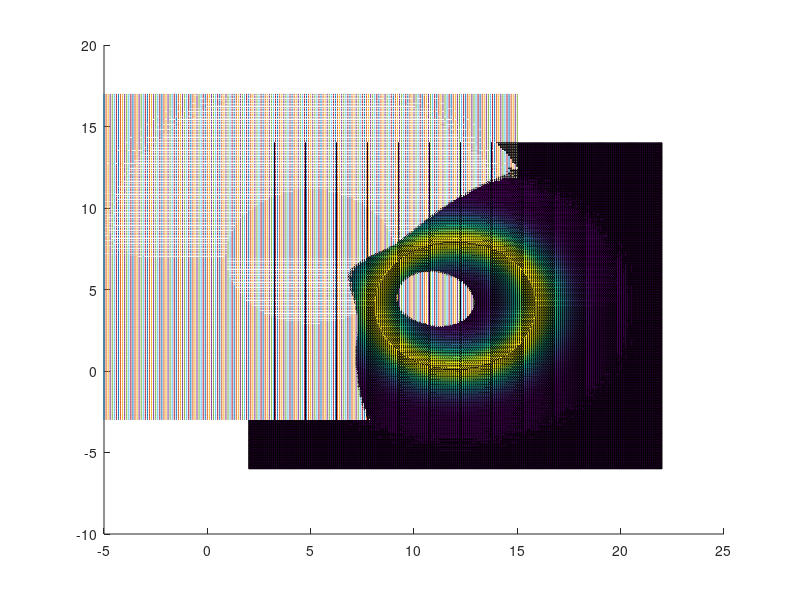

MATLAB code for this plot:
hold on

% plot density of d1
xy1=[-10:0.1:10];
[x1,y1]=meshgrid(xy1,xy1);
plot3(x1+5,y1+7,normpdf(4.1-(sqrt(x1.*x1+y1.*y1))*1,0,1.5));

% plot density of d0
xy0=[-10:0.1:10];
[x0,y0]=meshgrid(xy0,xy0);
surf(x0+12,y0+4,normpdf(3.9-(sqrt(x0.*x0+y0.*y0))*1,0,1));

hold off